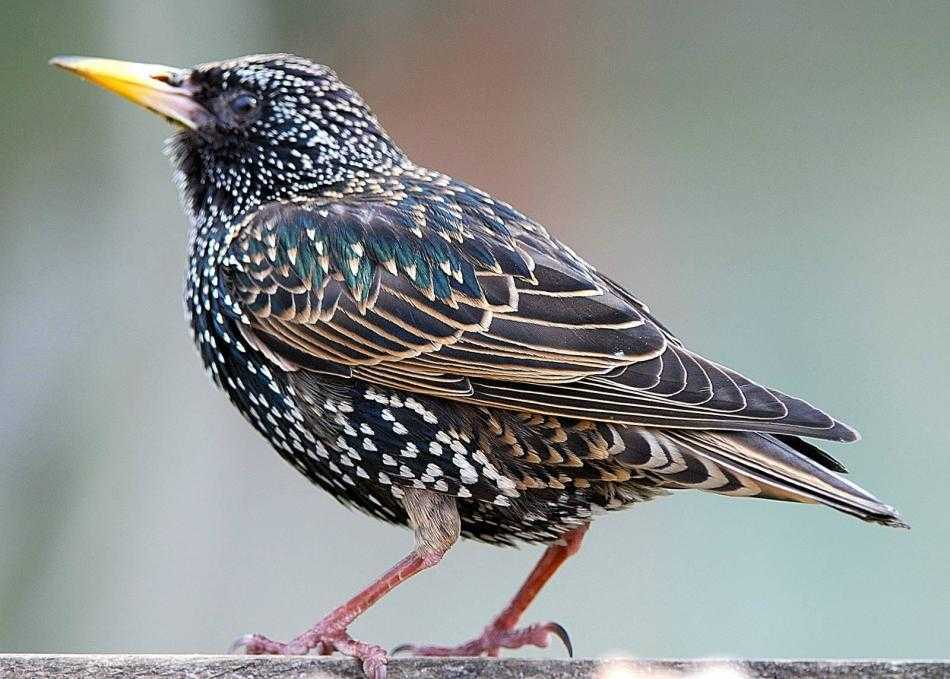
#> input picture 44615995c4064a.jpeg, 950 x 679 px
$ python test1.py
#> lines starting #> are read from the running program, lines starting #| are printed output that depends on the picture
import cv2
import numpy as np
import matplotlib.pyplot as plt

# Загрузка изображения
image = cv2.imread('44615995c4064a.jpeg', cv2.IMREAD_GRAYSCALE)
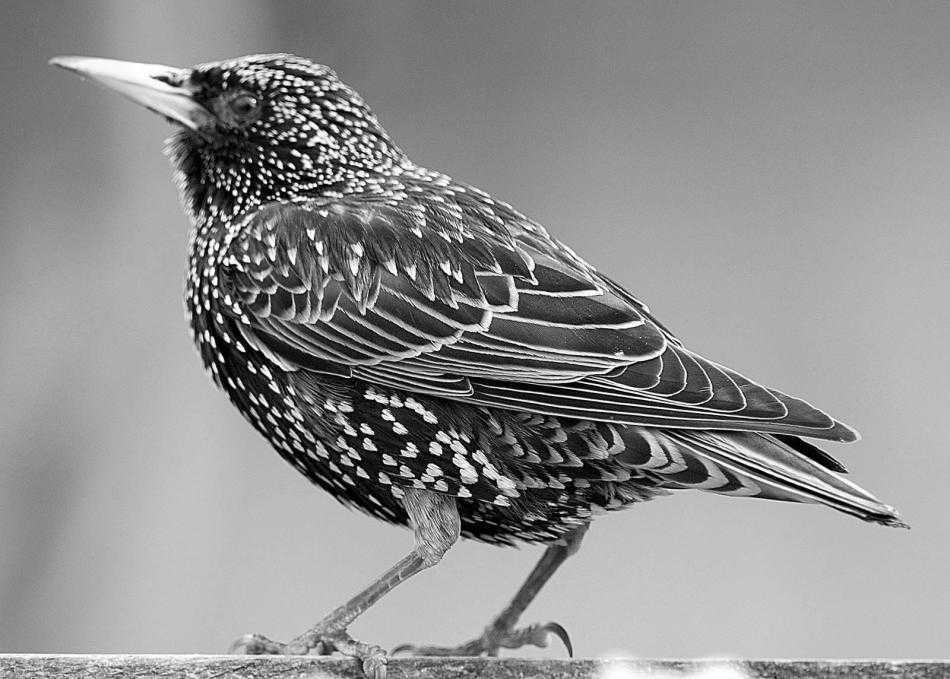
#> image: shape (679, 950); min 0, max 255, mean 144.3
print(image)
#> (printed output is left out)
# Применение гауссового фильтра для снижения шумов
blurred_image = cv2.GaussianBlur(image, (5, 5), 1.4)
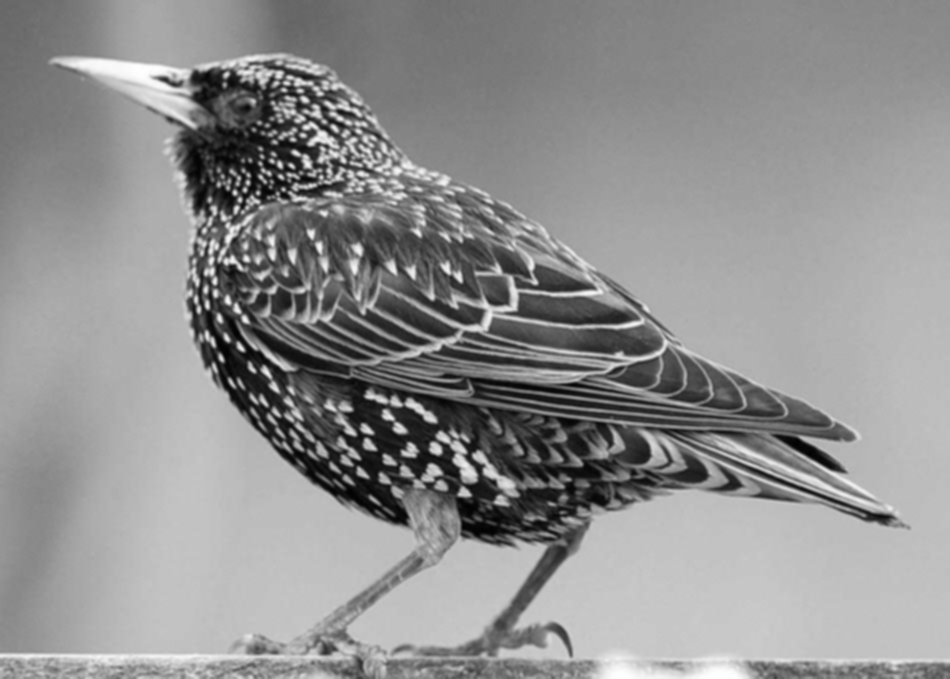
#> blurred_image: shape (679, 950); min 2, max 255, mean 144.3

# Применение Канни Эдж Детектора
edges = cv2.Canny(blurred_image, 50, 150)
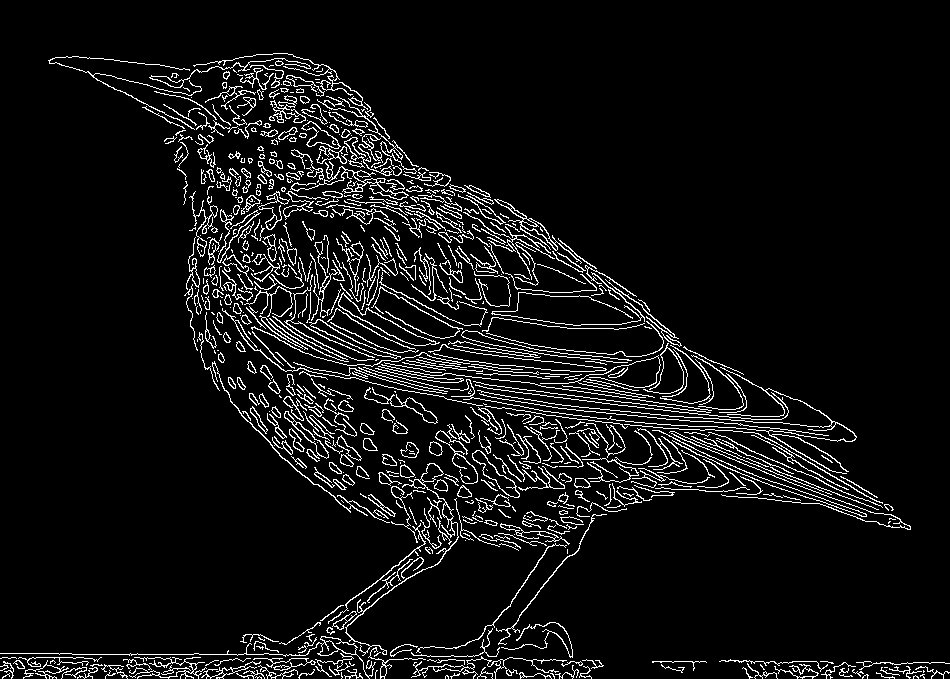
#> edges: shape (679, 950); 6.8% white in thin lines or dots
# 50 и 150 - это  high threshold и low threshold —
# два пороговых значения, которые используются
# для определения сильных и слабых границ на изображении.

# Отображение результата
plt.figure(figsize=(10, 5))

plt.subplot(1, 2, 1)
plt.title('Оригинальное изображение')
plt.imshow(image, cmap='gray')

plt.subplot(1, 2, 2)
plt.title('Обнаруженные границы')
plt.imshow(edges, cmap='gray')

plt.show()
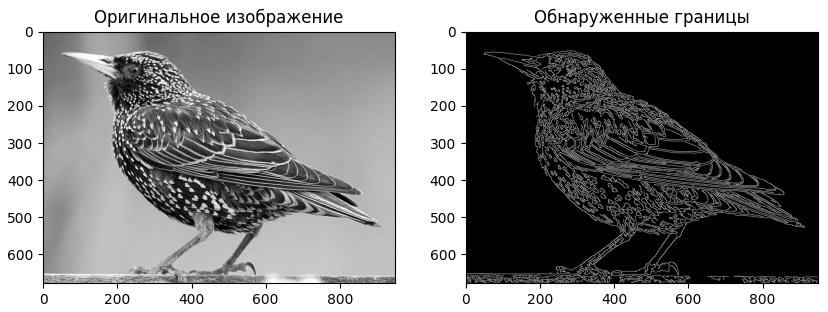
#> figure drawn by matplotlib, 2 panels

$ run again, with dog.jpg copied over 44615995c4064a.jpeg
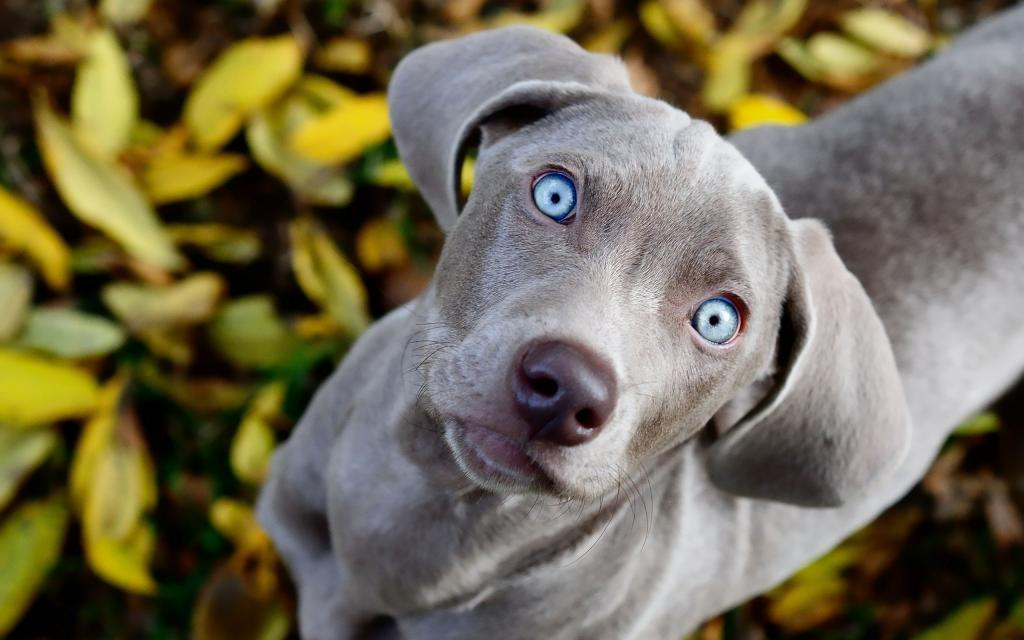
#> input picture dog.jpg, 1024 x 640 px
#> (printed output is left out)
#> `edges = cv2.Canny(blurred_image, 50, 150)`:
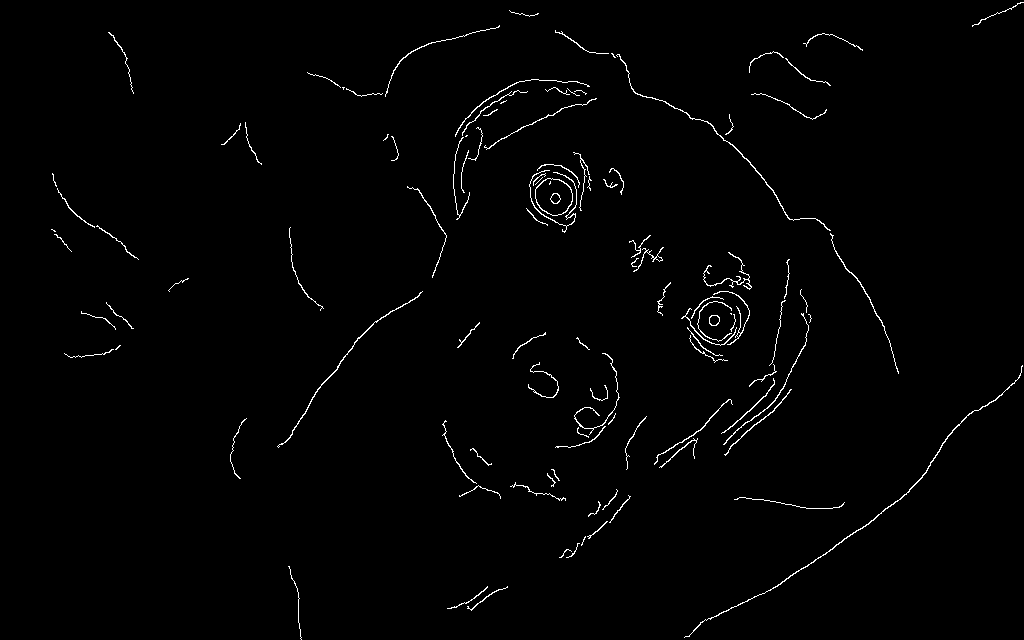
#> edges: shape (640, 1024); 1.2% white in thin lines or dots
#> `plt.show()`:
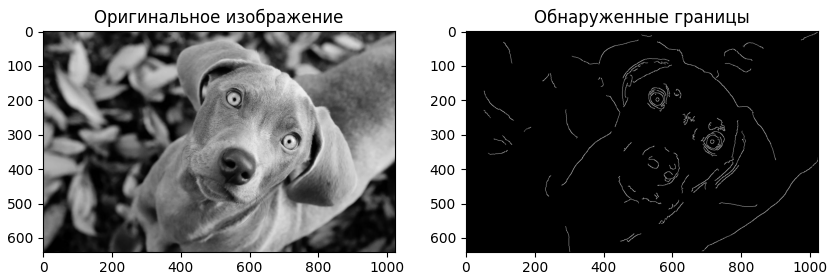
#> figure drawn by matplotlib, 2 panels
